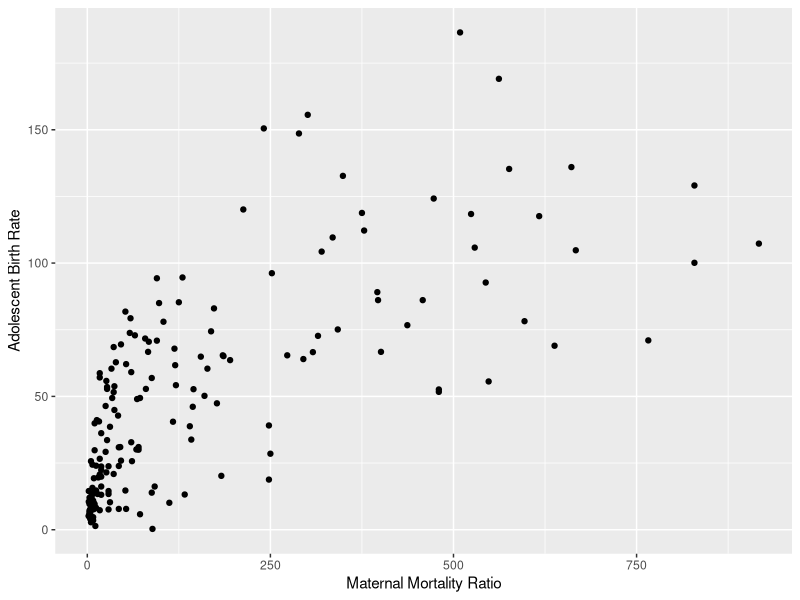
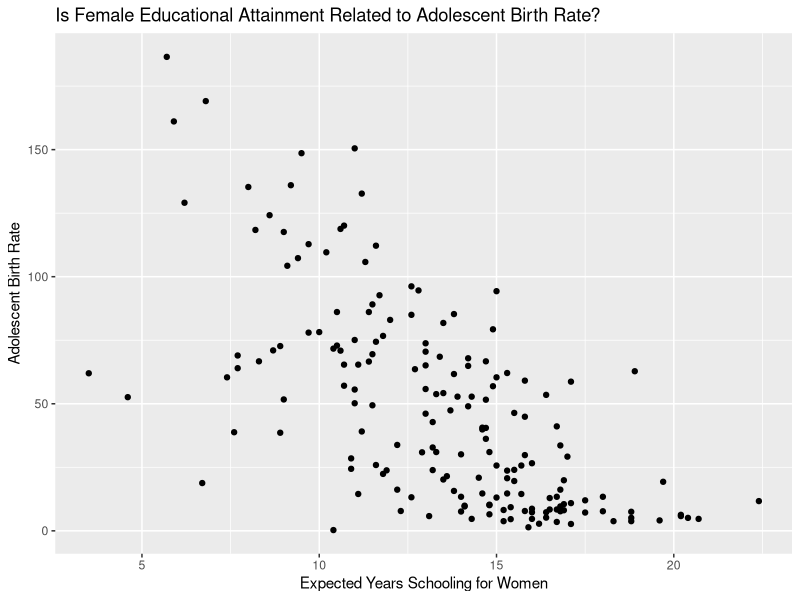
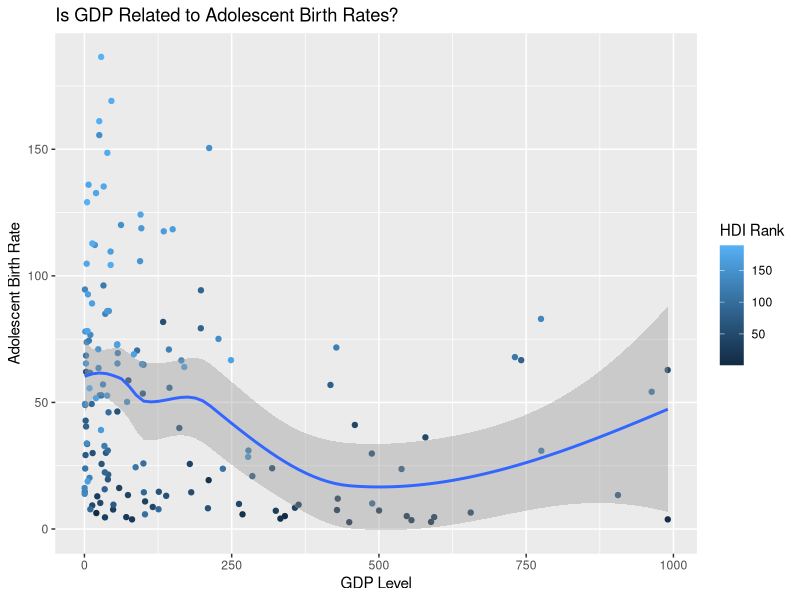
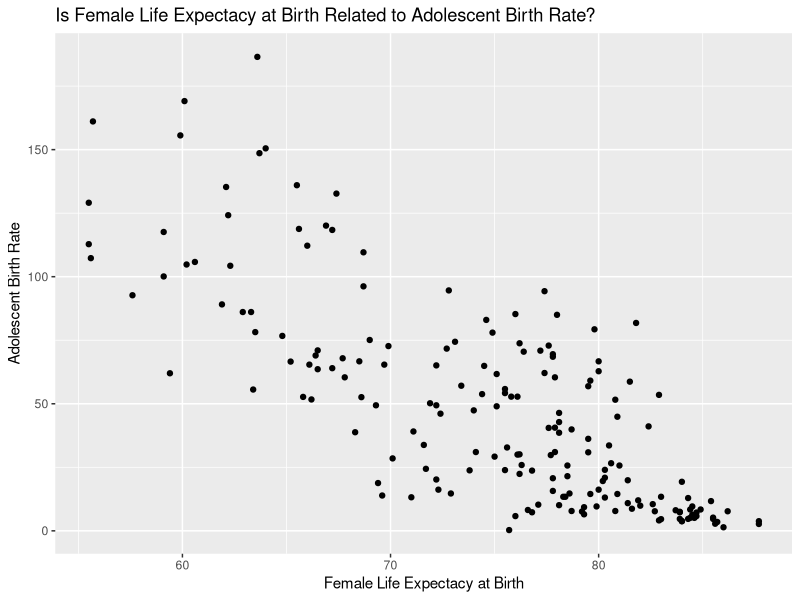
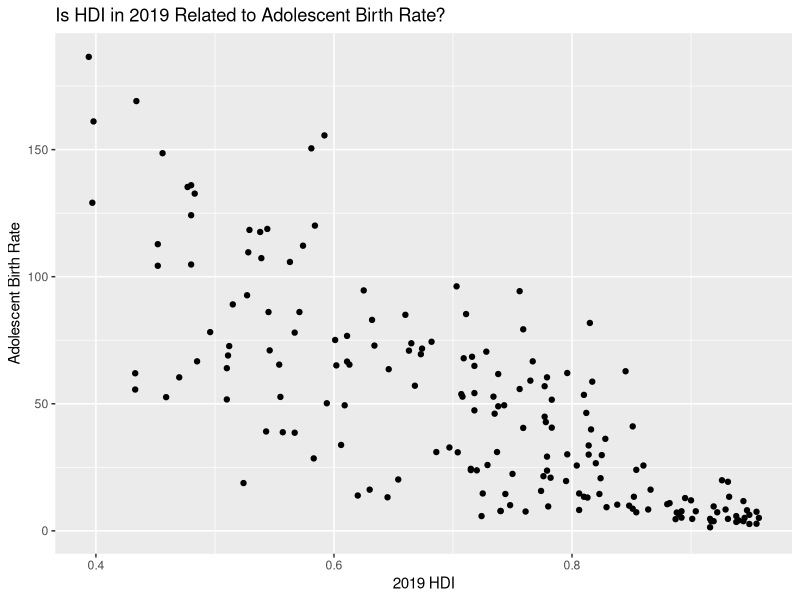

The R script that drew these images, in order: (Note: this script raises an error after producing the figures.)
## ---- chunk 1
library(tidyverse)
library(dplyr)
library(ggplot2)

knitr::opts_chunk$set(eval = TRUE, echo = FALSE, message = FALSE, warning = FALSE)
## ---- chunk 2
hdi1 <- read.csv("../data/HDI_Table1.csv")
hdi4 <- read.csv("../data/HDI_Table4.csv")
hdi5 <- read.csv("../data/HDI_Table5.csv")
hdi8 <- read.csv("../data/HDI_Table8.csv")
hdi10 <- read.csv("../data/HDI_Table10.csv")
adolescent_births <- read.csv("../data/Adolescent_Births.csv")
contraceptive_prevalence <- read.csv("../data/Contraceptive_Prevalence.csv")
## ---- chunk 3
hdi1_clean <- slice(hdi1, -c(1:7, 74, 128, 166, 200, 207:270))
hdi1_clean <- select(hdi1_clean, select = -c(X.1, X.3, X.5, X.7, X.9, X.11))
names(hdi1_clean) <- c("HDI Rank", "Country", "HDI 2019", "Life Expectancy Birth", "Expected Years Schooling", "Mean Years Schooling", "GNI Per Capita", "GNI Per Capita Minus HDI", "HDI 2018")

hdi4_clean <- slice(hdi4, -c(1:7, 74, 128, 166, 200, 207:264))
hdi4_clean <- select(hdi4_clean, select = -c(X.1, X.3, X.5, X.7, X.9, X.11, X.13, X.15, X.17, X.19, X.21, X.23))
names(hdi4_clean) <- c("HDI Rank", "Country", "Gender Development Index", "Gender Development Index Group", "HDI Female", "HDI Male", "Life Expectancy Birth Female", "Life Expectancy Birth Male", "Expected Years Schooling Female", "Expected Years Schooling Male", "Mean Years Schooling Female", "Mean Years Schooling Male", "Estimated GNI per Capita Female", "Estimated GNI per Capita Male")

hdi5_clean <- slice(hdi5, -c(1:7, 74, 128, 166, 200, 207:270))
hdi5_clean <- select(hdi5_clean, select = -c(X.1, X.3, X.5, X.7, X.9, X.11, X.13, X.15, X.17))
names(hdi5_clean) <- c("HDI Rank", "Country", "Gender Development Index", "Gender Development Index Rank", "Maternal Mortality Ratio", "Adolescent Birth Rate", "Seats Parliament Female", "Secondary Education Female", "Secondary Education Male", "Labour Participation Female", "Labour Participation Male")

hdi8_clean <- slice(hdi8, -c(1:7, 74, 128, 166, 200, 207:264))
hdi8_clean <- select(hdi8_clean, select = -c(X.1, X.3, X.5, X.7, X.9, X.11, X.13, X.15, X.17, X.19, X.21, X.23, X.25, X.27, X.29 : X.33))
names(hdi8_clean) <- c("HDI Rank", "Country", "Infants Breastfed", "Lack DTP Immunization", "Lack Measles Immunization", "Child Malnutrition", "Mortality Rate Infant", "Mortality Rate Under 5", "Mortality Rate Female", "Mortality Rate Male", "Mortality Rate Noncommunicable Female", "Mortality Rate Noncommunicable Male", "Malaria Incidence", "TB Incidence", "HIV Prevalence", "Healthy Life Expectancy at Birth", "Health Expenditure of GDP")

hdi10_clean <- slice(hdi10, -c(1:7, 74, 128, 166, 200, 207:260))
hdi10_clean <- select(hdi10_clean, select = -c(X.1, X.3, X.5, X.7, X.9, X.11, X.13, X.15, X.17, X.19, X.21, X.23))
names(hdi10_clean) <- c("HDI Rank", "Country", "GDP", "GDP per Capita", "GDP Annual Growth", "Labour Share", "Gross Fixed Capital Formation of GDP", "General Government Consumption of GDP", "General Government Consumption Annual Growth", "Total Tax Revenue of GDP", "Taxes Income Profits Capital Gains of TTR", "External Debt Stock of GNI", "Total Debt Service of GNI", "Consumer Price Index")

adolescent_births_clean <- select(adolescent_births, select = c(ParentLocation, Location, Period, IsLatestYear, FactValueNumeric, Value))
names(adolescent_births_clean) <- c("World Region", "Country", "Period", "Is Latest Year", "Adolescent Births", "Adolescent Births Text")

contraceptive_prevalence_clean <- slice(contraceptive_prevalence, -c(1:8))
contraceptive_prevalence_clean <- select(contraceptive_prevalence_clean, select = c(X, X.2, X.3, X.4, X.5, X.6, X.19))
names(contraceptive_prevalence_clean) <- c("Country", "Survey Start Year", "Survey End Year", "Age Group", "Contraceptive Any Method", "Contraceptive Modern Method", "Contraceptive Traditional Method")
## ---- chunk 4

country_joined <- hdi1_clean %>%
  inner_join(hdi10_clean, by = "Country")%>%
  inner_join(hdi4_clean, by = "Country")%>%
  inner_join(hdi5_clean, by = "Country")%>%
  inner_join(hdi8_clean, by = "Country")

contraceptives_joined <- contraceptive_prevalence_clean %>%
  inner_join(adolescent_births_clean, by = "Country")
## ---- chunk 5

## ---- chunk 6

## ---- chunk 7
ggplot(country_joined, aes(x = as.numeric(`Maternal Mortality Ratio`), 
                           y = as.numeric(`Adolescent Birth Rate`))) +
  geom_point() +
  labs(x = "Maternal Mortality Ratio", y = "Adolescent Birth Rate")

## ---- chunk 8
country_joined %>%
  ggplot(aes(x= as.numeric(`Expected Years Schooling Female`), 
             y= as.numeric(`Adolescent Birth Rate`))) +
  geom_point() +
  labs(
    title= "Is Female Educational Attainment Related to Adolescent Birth Rate?",
    x="Expected Years Schooling for Women",
    y="Adolescent Birth Rate"
  )
## ---- chunk 9
ggplot(country_joined, aes(x = as.numeric(`GDP`), 
                           y = as.numeric(`Adolescent Birth Rate`), color = as.numeric(`HDI Rank.x`))) +
  geom_point() +
  geom_smooth() +
  labs(
    title= "Is GDP Related to Adolescent Birth Rates?",
    x="GDP Level",
    y="Adolescent Birth Rate",
    color = "HDI Rank") 
## ---- chunk 10

ggplot(country_joined, aes(x = as.numeric(`Life Expectancy Birth Female`), 
                           y = as.numeric(`Adolescent Birth Rate`))) +
  geom_point()+
  labs(
    title= "Is Female Life Expectacy at Birth Related to Adolescent Birth Rate?",
    x="Female Life Expectacy at Birth",
    y="Adolescent Birth Rate"
  )

## ---- chunk 11
country_joined %>%
  ggplot(aes(x= as.numeric(`HDI 2019`), 
             y= as.numeric(`Adolescent Birth Rate`))) +
  geom_point() +
  labs(
    title= "Is HDI in 2019 Related to Adolescent Birth Rate?",
    x="2019 HDI",
    y="Adolescent Birth Rate"
  )
## ---- chunk 12
country_joined %>%
  ggplot(aes(x= as.numeric(`Labour Participation Female`), 
             y= as.numeric(`Adolescent Birth Rate`)))+
  geom_point() +
  labs(
    title= "Is Female Labor Participation Related to Adolescent Birth Rate?",
    x="Female Labor Participation",
    y="Adolescent Birth Rate"
  ) %>%
## ---- chunk 13
country_joined %>%
  ggplot(aes(x= as.numeric(`Gender Development Index.y`), 
             y= as.numeric(`Adolescent Birth Rate`))) +
  geom_point() +
  labs(
    title= "Is Gender Development Index Related to Adolescent Birth Rate?",
    x="Gender Development Index",
    y="Adolescent Birth Rate"
  )
## ---- chunk 14
linear_reg() %>% 
  set_engine("lm") %>%
  fit(`Adolescent Birth Rate` ~ `Gender Development Index.y` + `Labour Participation Female` + `HDI 2019` + `Life Expectancy Birth Female` + `GDP` + `HDI Rank.x` + `Expected Years Schooling Female` + `Maternal Mortality Ratio`, data = country_joined)
